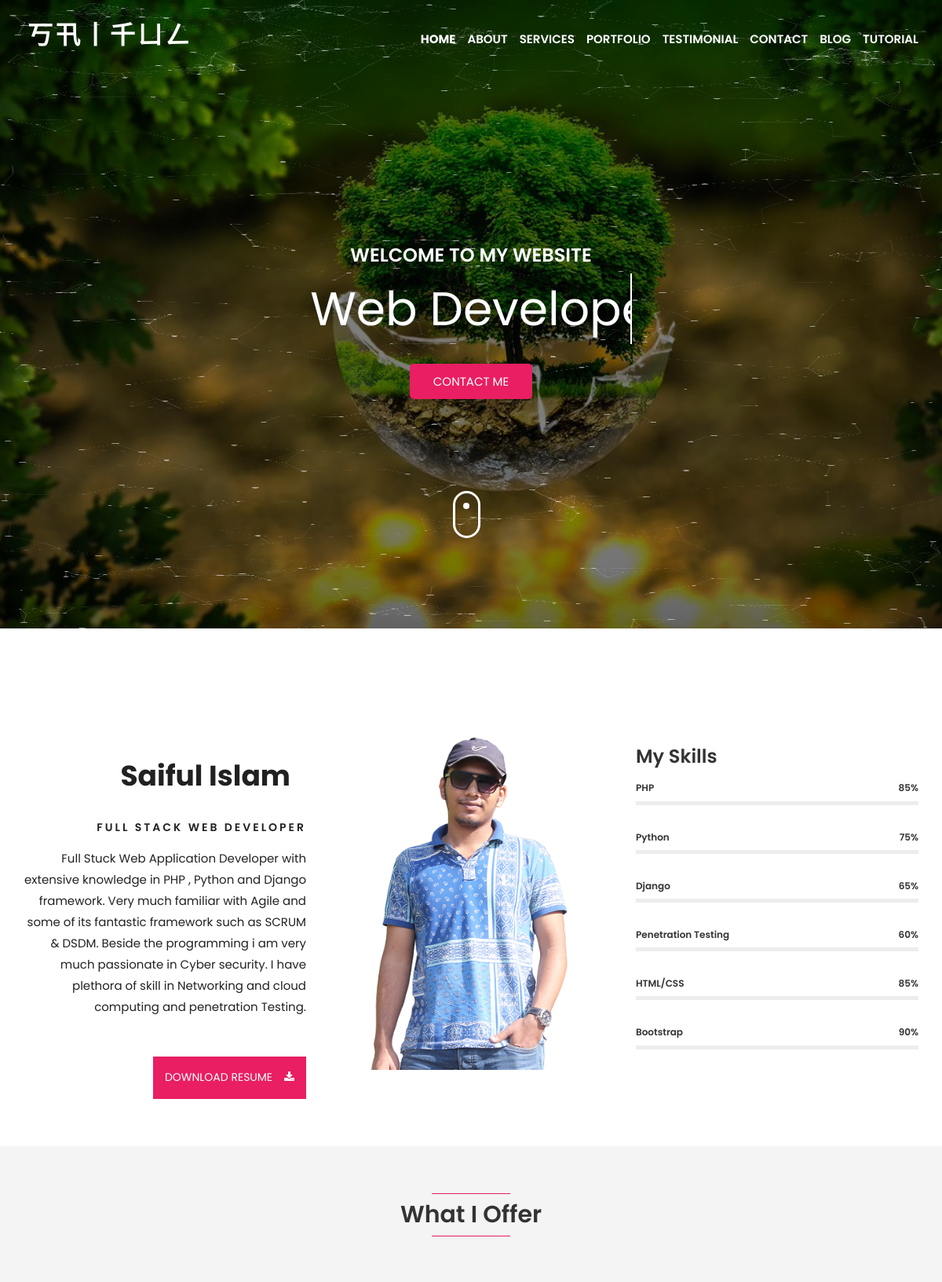
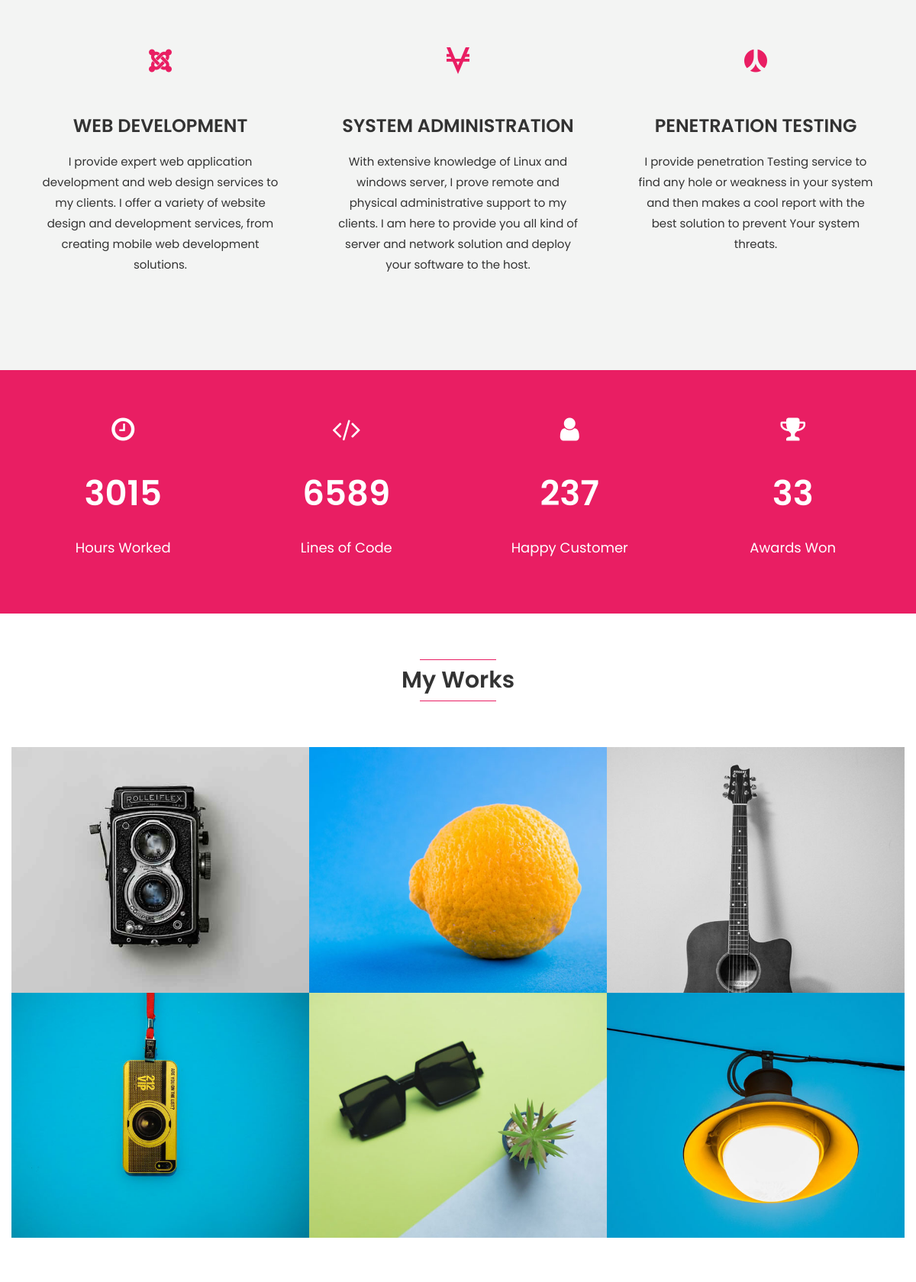
The page / (upper part) on the database its author committed (2 pictures, top to bottom).
### tables this page shows
CREATE TABLE `navbar` (
  `n_id` int(3) NOT NULL,
  `n_name` varchar(44) NOT NULL,
  `n_link` text NOT NULL
);

CREATE TABLE `profile` (
  `id` int(11) NOT NULL,
  `full_name` varchar(44) NOT NULL,
  `job_title` varchar(44) NOT NULL,
  `description` varchar(500) NOT NULL,
  `resume` text NOT NULL,
  `image` text NOT NULL
);

CREATE TABLE `skill` (
  `id` int(11) NOT NULL,
  `skill_name` varchar(20) NOT NULL,
  `percentage` int(3) NOT NULL
);

CREATE TABLE `services` (
  `s_id` int(2) NOT NULL,
  `s_title` varchar(44) NOT NULL,
  `s_description` varchar(500) NOT NULL,
  `s_logo` text NOT NULL
);

CREATE TABLE `number_area` (
  `id` int(3) NOT NULL,
  `area_icon` text NOT NULL,
  `area_value` int(8) NOT NULL,
  `area_type_decription` varchar(25) NOT NULL
);

CREATE TABLE `project` (
  `p_id` int(3) NOT NULL,
  `p_name` varchar(44) NOT NULL,
  `p_description` varchar(120) NOT NULL,
  `p_image` text NOT NULL,
  `client` varchar(20) NOT NULL,
  `completed` date NOT NULL,
  `Type` varchar(30) NOT NULL,
  `Link` text NOT NULL
);

### profile_info_display.php (called while the page is built)
<?php
   include("db.php");
   $query= "SELECT * FROM profile";
   $select_profile=mysqli_query($conn,$query);
   while ($row    = mysqli_fetch_array($select_profile)){
    $full_name=$row['full_name'];
    $job_title=$row['job_title'];
    $description=$row['description'];
    $resume=$row['resume'];
    $image=$row['image'];
   }
?>

### Project_display.php (the view, shortened to what this page needs)
<?php
    include("db.php");
    $query= "SELECT * FROM project";
    $select_posts=mysqli_query($conn,$query);
        while($row=mysqli_fetch_assoc($select_posts)){
        $p_image=$row['p_image'];
        if($id <=0) {
            echo "<h1>NO SKILL FOUND </h1>";
        }
        else{
?>
        <div class="col-md-4 col-sm-6 col-xs-12 no-pad">
            <div id="inline-popups" class="port-box">
                <a href="#test-popup" data-effect="mfp-zoom-out">
                    <div class="hovereffect">
                        <img src="images/portfolio/<?php echo $p_image; ?>" alt="portfolio image" class="img-responsive">
                        <div class="overlay">
                        </div>
                    </div>
                </a>
            </div>
        </div>
<?php } } ?>

### index.php (shortened to what this page needs)
<?php include("profile_info_display.php"); ?>
<!doctype html>
<html lang="en">
<head>
    <link rel="stylesheet" href="css/font-awesome.min.css">
    <link rel="stylesheet" href="css/logo_slider.css">
    <link rel="stylesheet" href="css/bootstrap.min.css">
    <link rel="stylesheet" href="css/jquery.animatedheadline.css">
    <link rel="stylesheet" href="css/animate.css">
	<link rel="stylesheet" href="css/owl.carousel.css">
	<link rel="stylesheet" href="css/owl.theme.default.css">
	<link rel="stylesheet" href="css/magnific-popup.css">
	<link rel="stylesheet" href="css/normalize.css">
    <link rel="stylesheet" href="css/style.css">
    <link rel="stylesheet" href="css/responsive.css">
</head>
<body>
    <header class="nav-area navbar-fixed-top">
        <div class="container">
            <div class="row">
                <div class="col-md-12">
                    <div class="main-menu">
                        <div class="navbar navbar-cus">
                            <div class="navbar-header">
                                <a href="index.html" class="navbar-brand"><span class="logo">丂卂丨千ㄩㄥ</span></a>
                            </div>
                            <div class="navbar-collapse collapse">
                                <?php include("nav_display.php"); ?>
                            </div>
                        </div>
                    </div>
                </div>
            </div>
        </div>
    </header>
    <div class="banner-area" id="home">
        <div class="banner-table">
            <div class="banner-table-cell">
                <div class="welcome-text">
                    <div class="container">
                        <div class="row">
                            <div class="col-md-12">
                                <section class="intro animate-scale">
                                    <h3>Welcome to My Website</h3>
                                    <h1 class="ah-headline">
                                        <span class="ah-words-wrapper">
                                            <b>Web Developer</b>
                                        </span>
                                    </h1>
                                    <a href="#contact" class="banner-btn">Contact me</a>
                                </section>
                                <a class="mouse-scroll hidden-xs" href="#about">
                                    <span class="mouse">
                                        <span class="mouse-movement"></span>
                                    </span>
                                </a>
                            </div>
                        </div>
                    </div>
                </div>
            </div>
        </div>
    </div>
    <div class="about-area section-padding" id="about">
        <div class="container">
            <div class="row">
                <div class="col-md-4 col-xs-12 col-sm-6 col-lg-4">
                    <div class="about-text-left">
                        <h2><?php echo $full_name; ?></h2>
                        <h3><?php echo $job_title; ?></h3>
                        <p><?php echo $description; ?></p>
                        <a href="resume/<?php echo $resume; ?>" download>Download Resume &nbsp; &nbsp;<i class="fa fa-download"></i></a>
                    </div>
                </div>
                <div class="col-xs-12 col-sm-6 col-md-4 col-lg-4">
                    <img src="images/about/<?php echo $image; ?>"  class="img-responsive" alt="about image">
                </div>
                <div class="col-md-4 col-xs-12 col-sm-12 col-lg-4">
                    <div class="about-text-right">
                        <div id="skills">
                            <h3>My Skills</h3>
                            <div class="row">
                                <div class="col-md-12">
                                <?php include("skill_display.php"); ?>
                                </div>
                            </div>
                        </div>
                    </div>
                </div>
            </div>
        </div>
    </div>
    <div id="services" class="services-area section-padding">
        <div class="container">
            <div class="row">
                <div class="col-md-12">
                    <div class="section-header wow fadeInDown" data-wow-delay="0.2s">
                        <p class="line-one"></p>
                        <h2>What I Offer</h2>
                        <p class="line-one"></p>
                    </div>
                </div>
            </div>
            <div class="row">
                <div id="services-carousel" class="owl-carousel owl-theme">
                    <?php include("service_display.php"); ?>
                </div>
            </div>
        </div>
    </div>
	<div class="number-area section-padding">
		<div class="container">
			<div class="row">
                <?php include("number_area_display.php"); ?>
			</div>
		</div>
	</div>
	<div id="portfolio" class="portfolio-area section-padding">
		<div class="container">
			<div class="row">
				<div class="col-md-12">
					<div class="section-header wow fadeInDown" data-wow-delay="0.2s">
						<p class="line-one"></p>
						<h2>My Works</h2>
						<p class="line-one"></p>
					</div>
				</div>
			</div>
			<div class="row">
                <div class="portfolio-items">
                    <?php include("project_display.php"); ?>
                </div>
            </div>
		</div>
	</div>
                <?php include("message_form.php"); ?>
</body>
</html>

### nav_display.php
<?php
    include("db.php");
    $query= "SELECT * FROM navbar";
    $select_posts=mysqli_query($conn,$query);
        while($row=mysqli_fetch_assoc($select_posts)){
        $n_id=$row['n_id'];
        $n_name=$row['n_name'];
        $n_link=$row['n_link'];
        if($n_id <=0) {
            echo "<h1>NO SKILL FOUND </h1>";
        }
        else{
?>
        <nav>
            <ul class="nav navbar-nav navbar-right">
                <li class="active"><a class="smooth-menu" href="<?php echo $n_link; ?>"><?php echo $n_name; ?></a></li>
            </ul>
        </nav>
<?php } } ?>

### skill_display.php (shortened to what this page needs)
<?php
    include("db.php");
    $query= "SELECT * FROM skill";
        $select_posts=mysqli_query($conn,$query);
        while($row=mysqli_fetch_assoc($select_posts)){
        $skill_id=$row['id'];
        $skill_name=$row['skill_name'];
        $percentage=$row['percentage'];
        if($skill_id <=0) {
            echo "<h1>NO SKILL FOUND </h1>";
        }
        else{
?>
        <div class="skillbar" data-percent="<?php echo $percentage; ?>%">
            <h6 class="skillbar-title"><?php echo $skill_name; ?></h6>
            <h6 class="skillbar-percent"><?php echo $percentage; ?>%</h6>
            <div class="skillbar-bar">
            </div>
        </div>
        <?php } } ?>

### service_display.php (shortened to what this page needs)
<?php
    include("db.php");
    $query= "SELECT * FROM services";
        $select_posts=mysqli_query($conn,$query);
        while($row=mysqli_fetch_assoc($select_posts)){
        $s_title=$row['s_title'];
        $s_description=$row['s_description'];
        $s_logo=$row['s_logo'];
        if($skill_id <=0) {
            echo "<h1>NO SKILL FOUND </h1>";
        }
        else{
?>
      <div class="single-services text-center item">
        <div class="services-icon">
            <i class="<?php echo $s_logo; ?>"></i>
        </div>
        <div class="services-content">
            <h3><?php echo $s_title; ?></h3>
            <p><?php echo $s_description; ?></p>
        </div>
        </div>
<?php } } ?>

### number_area_display.php
<?php
    include("db.php");
    $query= "SELECT * FROM number_area";
    $select_posts=mysqli_query($conn,$query);
        while($row=mysqli_fetch_assoc($select_posts)){
        $id=$row['id'];
        $area_icon=$row['area_icon'];
        $area_value=$row['area_value'];
        $area_type_decription=$row['area_type_decription'];
        if($id <=0) {
            echo "<h1>NO SKILL FOUND </h1>";
        }
        else{
?>
        <div class="col-md-3 col-xs-6">
            <div class="single-number text-center">
                <i class="<?php echo $area_icon; ?>"></i>
                <h2 class="counter"><?php echo $area_value; ?></h2>
                <p><?php echo $area_type_decription; ?></p>
            </div>
		</div>
<?php } } ?>

### admin/css/logo_slider.css (style rules this page uses)
h2 { text-align: center; padding: 20px; }

### rows shown on the page
navbar: n_name "TUTORIAL"
navbar: n_name "BLOG"
navbar: n_name "CONTACT"
navbar: n_name "TESTIMONIAL"
navbar: n_name "PORTFOLIO"
navbar: n_name "SERVICES"
navbar: n_name "ABOUT"
navbar: n_name "HOME"
profile: full_name "Saiful Islam", job_title "FULL STACK WEB DEVELOPER", description "Full Stuck Web Application Developer with extensive knowledge in PHP , Python and Django framework. Very much familiar with Agile and some of its fantastic framework such as SCRUM & DSDM. Beside the programming i am very much passionate in Cyber security. I have plethora of skill in Networking and cloud computing and penetration Testing.", image (picture)
skill: skill_name "PHP", percentage "85"
skill: skill_name "Python", percentage "75"
skill: skill_name "Django", percentage "65"
skill: skill_name "Penetration Testing", percentage "60"
skill: skill_name "HTML/CSS", percentage "85"
skill: skill_name "Bootstrap", percentage "90"
services: s_title "WEB DEVELOPMENT", s_description "I provide expert web application development and web design services to my clients. I offer a variety of website design and development services, from creating mobile web development solutions."
services: s_title "SYSTEM ADMINISTRATION", s_description "With extensive knowledge of Linux and windows server, I prove remote and physical administrative support to my clients. I am here to provide you all kind of server and network solution and deploy your software to the host."
services: s_title "PENETRATION TESTING", s_description "I provide penetration Testing service to find any hole or weakness in your system and then makes a cool report with the best solution to prevent Your system threats."
number_area: area_value "3015", area_type_decription "Hours Worked"
number_area: area_value "6589", area_type_decription "Lines of Code"
number_area: area_value "237", area_type_decription "Happy Customer"
number_area: area_value "33", area_type_decription "Awards Won"
project: p_image (picture)
project: p_image (picture)
project: p_image (picture)
project: p_image (picture)
project: p_image (picture)
project: p_image (picture)
